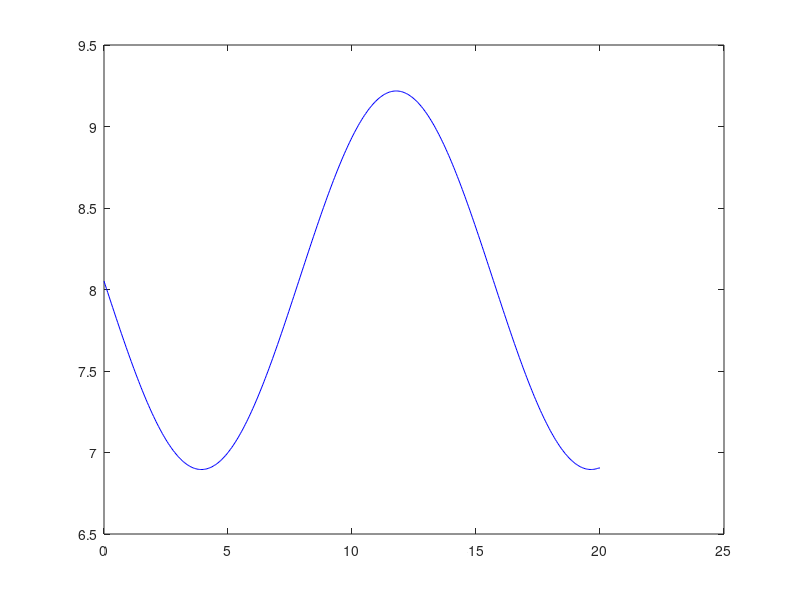
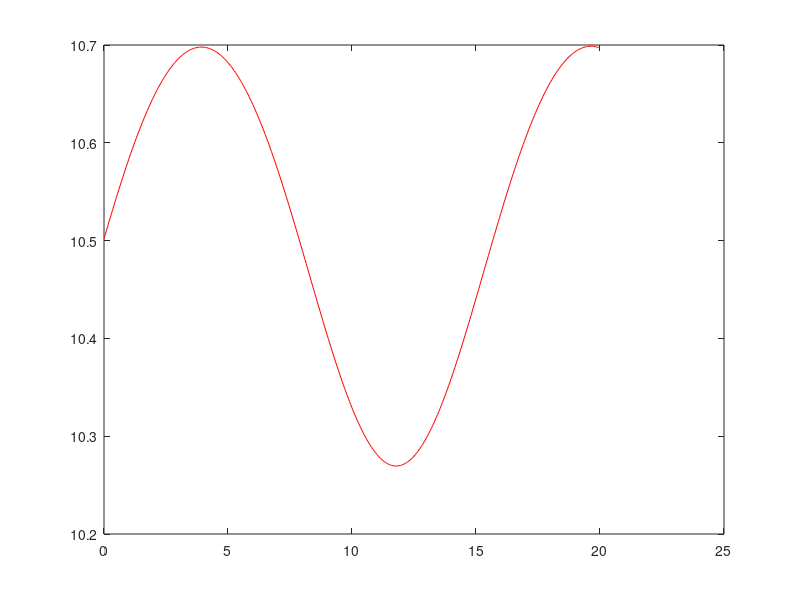
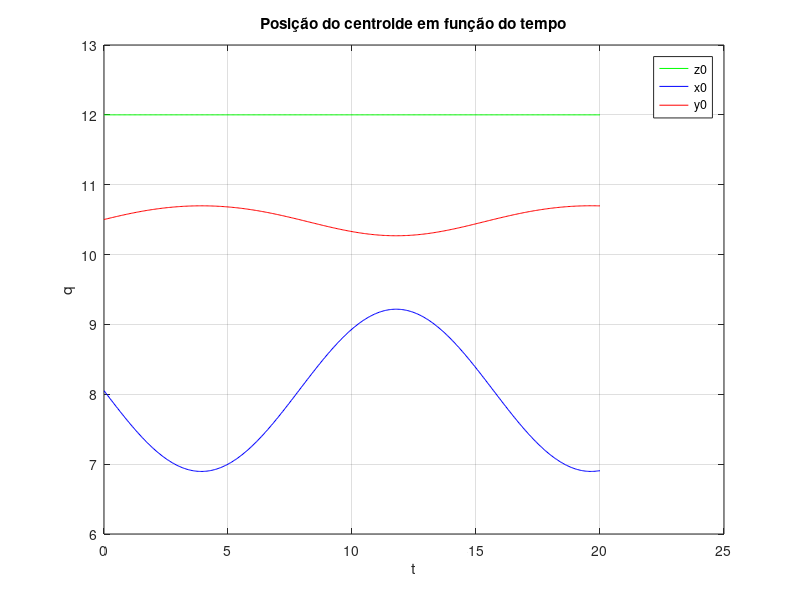

Reproduce these figures in MATLAB, in order.
clear
clc
close all
%definindo os parametros iniciais
%tamanho da pata
l1=8;
l2=5;
%medida da plataforma
d=16.8;
D=24;
%função motora 
wa=0.4;
wb=0;
wc=0;
wd=0;
we=0.4;
wf=0;
%posições iniciais estimadas
a=(l2*cos(13*pi/30)-l1*cos(3*pi/5))*2+d;
b=D;
h=l1*sin(3*pi/5)+l2*sin(13*pi/30);
betha=0;
%intervalo de tempo
dt = 0.05;
t = 0:dt:20;
%equações de restrição
phi = @(q,t) ([ q(1) - l2*cos(q(7) + q(8)) - (D*sin(q(5)))/2 - l1*cos(q(7)) - (d*cos(q(6))*cos(q(5)))/2;
                q(2) - l2*sin(q(7) + q(8)) - l1*sin(q(7)) - (d*(cos(q(4))*sin(q(6)) + cos(q(6))*sin(q(4))*sin(q(5))))/2 + (D*cos(q(5))*sin(q(4)))/2;
                q(3) - (d*(sin(q(4))*sin(q(6)) - cos(q(4))*cos(q(6))*sin(q(5))))/2 - (D*cos(q(4))*cos(q(5)))/2;
                q(1) - l2*cos(q(9) + q(10)) + (D*sin(q(5)))/2 - l1*cos(q(9)) - (d*cos(q(6))*cos(q(5)))/2;
                q(2) - l2*sin(q(9) + q(10)) - l1*sin(q(9)) - (d*(cos(q(4))*sin(q(6)) + cos(q(6))*sin(q(4))*sin(q(5))))/2 - (D*cos(q(5))*sin(q(4)))/2;
                q(3) - b - (d*(sin(q(4))*sin(q(6)) - cos(q(4))*cos(q(6))*sin(q(5))))/2 + (D*cos(q(4))*cos(q(5)))/2;
                q(7)-0.1*sin(wa*t)-3*pi/5; ...
                q(8)-0.1*sin(wb*t)+pi/4; ...
                q(9)-0.1*sin(we*t)-3*pi/5; ...
                q(10)-0.1*sin(wf*t)+pi/4]);

fiq = @(q,t) [1, 0, 0,                                                                                     0,                       (d*cos(q(6))*sin(q(5)))/2 - (D*cos(q(5)))/2,                                  (d*cos(q(5))*sin(q(6)))/2,   l2*sin(q(7) + q(8)) + l1*sin(q(7)),  l2*sin(q(7) + q(8)),                                          0,                        0;
              0, 1, 0,   (d*(sin(q(4))*sin(q(6)) - cos(q(4))*cos(q(6))*sin(q(5))))/2 + (D*cos(q(4))*cos(q(5)))/2, - (D*sin(q(4))*sin(q(5)))/2 - (d*cos(q(6))*cos(q(5))*sin(q(4)))/2, -(d*(cos(q(4))*cos(q(6)) - sin(q(4))*sin(q(6))*sin(q(5))))/2, - l2*cos(q(7) + q(8)) - l1*cos(q(7)), -l2*cos(q(7) + q(8)),                                          0,                        0;
              0, 0, 1,   (D*cos(q(5))*sin(q(4)))/2 - (d*(cos(q(4))*sin(q(6)) + cos(q(6))*sin(q(4))*sin(q(5))))/2,   (D*cos(q(4))*sin(q(5)))/2 + (d*cos(q(4))*cos(q(6))*cos(q(5)))/2, -(d*(cos(q(6))*sin(q(4)) + cos(q(4))*sin(q(6))*sin(q(5))))/2,                                          0,                        0,                                          0,                        0;
              1, 0, 0,                                                                                     0,                       (D*cos(q(5)))/2 + (d*cos(q(6))*sin(q(5)))/2,                                  (d*cos(q(5))*sin(q(6)))/2,                                          0,                        0,   l2*sin(q(9) + q(10)) + l1*sin(q(9)),  l2*sin(q(9) + q(10));
              0, 1, 0,   (d*(sin(q(4))*sin(q(6)) - cos(q(4))*cos(q(6))*sin(q(5))))/2 - (D*cos(q(4))*cos(q(5)))/2,   (D*sin(q(4))*sin(q(5)))/2 - (d*cos(q(6))*cos(q(5))*sin(q(4)))/2, -(d*(cos(q(4))*cos(q(6)) - sin(q(4))*sin(q(6))*sin(q(5))))/2,                                          0,                        0, - l2*cos(q(9) + q(10)) - l1*cos(q(9)), -l2*cos(q(9) + q(10));
              0, 0, 1,  -(d*(cos(q(4))*sin(q(6)) + cos(q(6))*sin(q(4))*sin(q(5))))/2 - (D*cos(q(5))*sin(q(4)))/2,   (d*cos(q(4))*cos(q(6))*cos(q(5)))/2 - (D*cos(q(4))*sin(q(5)))/2, -(d*(cos(q(6))*sin(q(4)) + cos(q(4))*sin(q(6))*sin(q(5))))/2,                                          0,                        0,                                          0,                        0;
              0, 0, 0,                                                                                     0,                                                               0,                                                        0,                                          1,                        0,                                          0,                        0;
              0, 0, 0,                                                                                     0,                                                               0,                                                        0,                                          0,                        1,                                          0,                        0;
              0, 0, 0,                                                                                     0,                                                               0,                                                        0,                                          0,                        0,                                          0,                        0;
              0, 0, 0,                                                                                     0,                                                               0,                                                        0,                                          0,                        0,                                          0,                        0];

v = @(q,t)[0;0;0;0;0;0;wa;wb;we;wf];
q = zeros(10,length(t));
q(:,1) = [11.5;10;12;0;0;0;3*pi/5;-pi/4;3*pi/5;-pi/4];
qp = zeros(10,length(t));
q2p = zeros(10,length(t));
deltaq = [0.1;0.1;0.1;0.1;0.1;0.1;0.1;0.1;0.1;0.1];
%calculando os vetores q, qp e q2p para cada instante de tempo
for i = 1:length(t)-1
    deltaq = [0.1;0.1;0.1;0.1;0.1;0.1;0.1;0.1;0.1;0.1];
    tolerance = 1e-10;
    while any(deltaq > tolerance) && any(abs(phi(q(:,i),t(i))) > tolerance)
        deltaq = -pinv(fiq(q(:,i),t(i)))*phi(q(:,i),t(i));
        q(:,i) = q(:,i) + deltaq;
    end
    t(i+1) = t(i) + dt;
    q(:,i+1) = q(:,i);
end
figure(1)
plot(t,q(1,:),'b-')
figure(2)
plot(t,q(2,:),'r')
figure(3)
plot(t,q(3,:),'g',t,q(1,:),'b-',t,q(2,:),'r')
xlabel('t');
ylabel('q');
title('Posição do centroide em função do tempo');
legend('z0', 'x0', 'y0', 'Location', 'Best');
grid on;